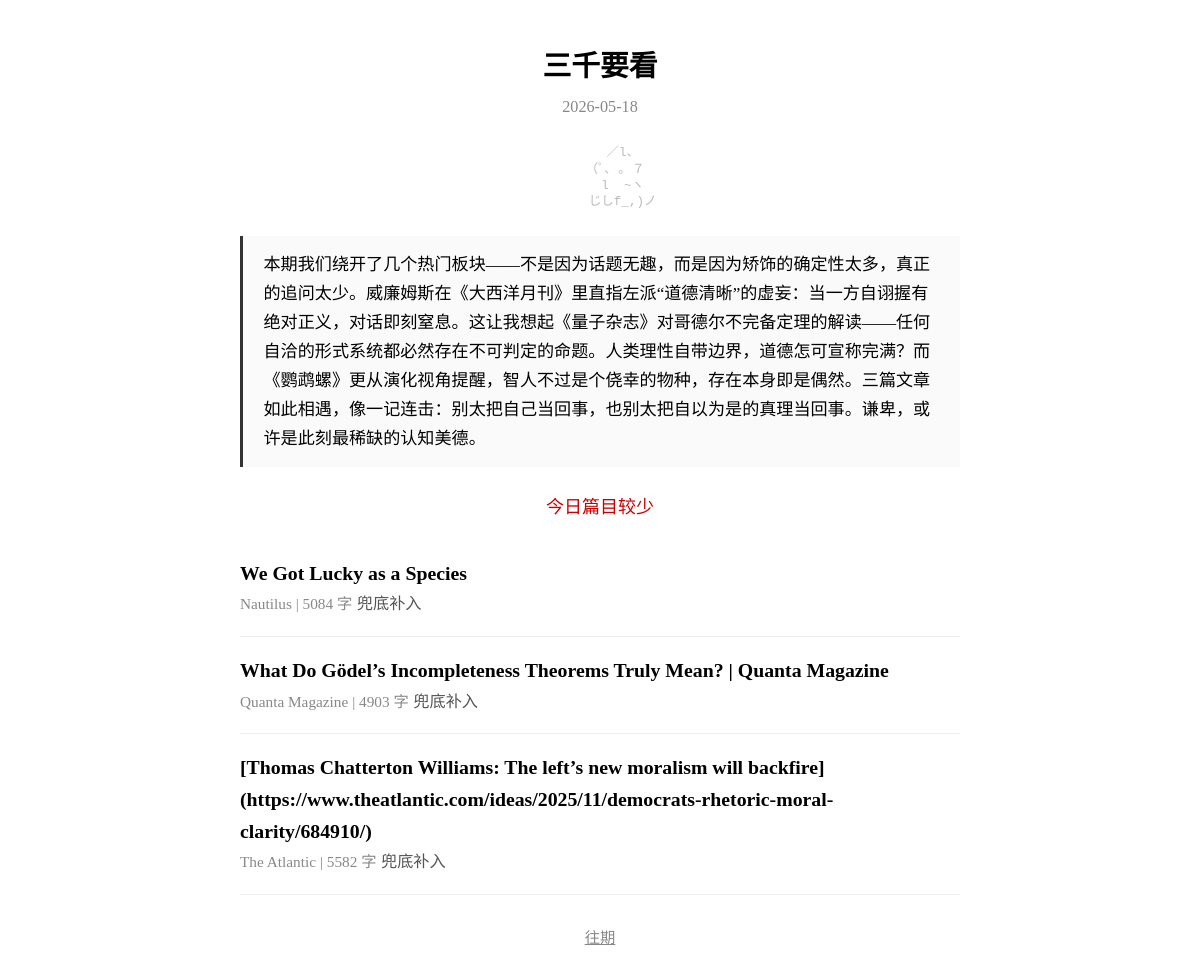
Before: / with the older database file.
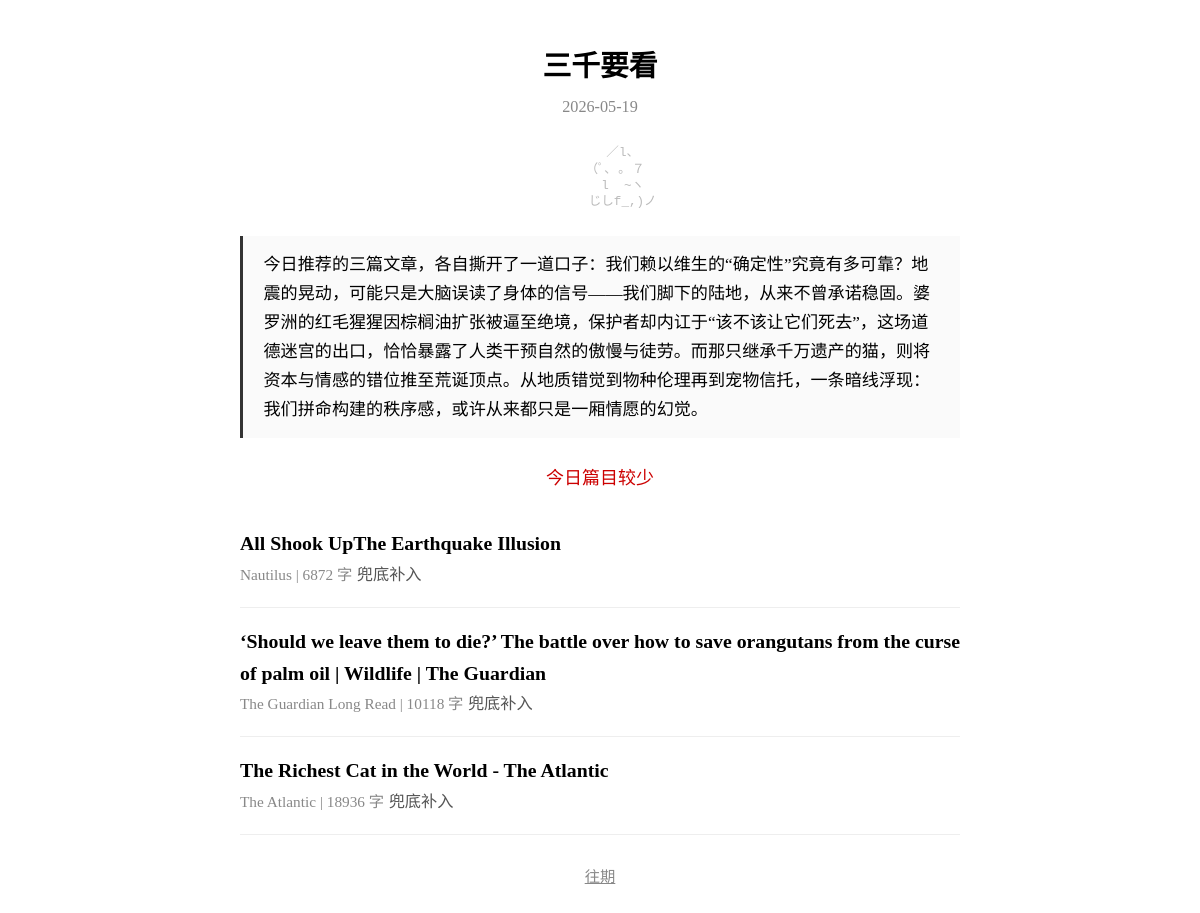
After: the same page with the newer database file.
### tables this page shows
CREATE TABLE issues (
            date TEXT PRIMARY KEY,
            articles TEXT NOT NULL DEFAULT '[]',
            editor_note TEXT NOT NULL DEFAULT '',
            stats TEXT NOT NULL DEFAULT '{}',
            epub_sent_at TEXT
        );

CREATE TABLE articles (
            id TEXT PRIMARY KEY,
            title_zh TEXT NOT NULL DEFAULT '',
            source TEXT NOT NULL DEFAULT '',
            source_url TEXT NOT NULL DEFAULT '',
            author TEXT NOT NULL DEFAULT '',
            summary_zh TEXT NOT NULL DEFAULT '',
            tags TEXT NOT NULL DEFAULT '[]',
            word_count_zh INTEGER NOT NULL DEFAULT 0,
            original_word_count INTEGER NOT NULL DEFAULT 0,
            translation_model TEXT NOT NULL DEFAULT '',
            prompt_version TEXT NOT NULL DEFAULT '',
            quality_score TEXT NOT NULL DEFAULT '{}',
            read_status TEXT NOT NULL DEFAULT 'unread',
            read_at TEXT,
            fetched_at TEXT NOT NULL DEFAULT ''
        , section_id TEXT NOT NULL DEFAULT '', has_spoiler INTEGER NOT NULL DEFAULT 0, topic_keywords TEXT NOT NULL DEFAULT '[]');

### server.py (the view)
@app.get("/", response_class=HTMLResponse)
async def index():
    latest_date = get_latest_issue_date()
    today_str = date.today().isoformat()
    if not latest_date:
        template = env.get_template("index.html")
        return template.render(issue=None, articles=[], today=today_str)
    issue = get_issue(latest_date)
    if not issue:
        template = env.get_template("index.html")
        return template.render(issue=None, articles=[], today=today_str)
    article_ids = issue.get("articles", [])
    articles = get_articles_by_ids(article_ids)
    template = env.get_template("index.html")
    return template.render(issue=issue, articles=articles, today=latest_date)

### templates/index.html (shortened to what this page needs)
<!DOCTYPE html>
<html lang="zh-CN">
<head>
</head>
<body>
{% if issue %}
<h1>三千要看</h1>
<div class="date">{{ today }}</div>
<pre class="cat-art">
      ／l、
    （ﾟ､ ｡ ７
      l  ~ヽ
      じしf_,)ノ
</pre>
<div class="editor-note">
{{ issue.editor_note | e }}
</div>
{% if issue.stats.get('fallback_note') %}
<p style="color:#c00;text-align:center">{{ issue.stats.fallback_note }}</p>
{% endif %}
<ul class="article-list">
{% for a in articles %}
<li class="article-item">
  <a href="/article/{{ a.id }}">
    <span class="title">{{ a.title_zh or a.id }}</span>
    <span class="meta">{{ a.source }} | {{ a.word_count_zh }} 字</span>
    <span class="summary">{{ a.summary_zh }}</span>
  </a>
</li>
{% endfor %}
</ul>
{% endif %}
<div class="footer">
  <a href="/archive">往期</a>
</div>
</body>
</html>

### templates/index.html (style rules this page uses)
body { max-width:720px;margin:0 auto;padding:24px 18px;background:#fff;color:#000;font-size:18px;line-height:1.6;font-family:serif }
h1 { text-align:center;font-size:1.6em;margin-bottom:.2em }
.date { text-align:center;color:#888;font-size:.9em;margin-bottom:1.5em }
.editor-note { border-left:3px solid #333;padding:.8em 1.2em;margin:1.5em 0;background:#fafafa;font-size:.95em;line-height:1.7 }
.article-list { list-style:none;padding:0 }
.article-item { padding:1em 0;border-bottom:1px solid #eee }
.article-item a { text-decoration:none;color:#000 }
.article-item .title { font-size:1.1em;font-weight:bold;display:block }
.article-item .meta { color:#888;font-size:.85em;margin-top:.3em }
.article-item .summary { color:#555;font-size:.9em;margin-top:.4em;line-height:1.5 }
.footer { text-align:center;margin-top:2em;font-size:.85em }
.footer a { color:#888 }
.cat-art { text-align:center;color:#bbb;font-size:.7em;line-height:1.3;margin:1em 0 }

Changed rows visible on the page:
removed issues: date "2026-05-18", editor_note "本期我们绕开了几个热门板块——不是因为话题无趣，而是因为矫饰的确定性太多，真正的追问太少。威廉姆斯在《大西洋月刊》里直指左派“道德清晰”的虚妄：当一方自诩握有绝对正义，对话即刻窒息。这让我想起《量子杂志》对哥德尔不完备定理的解读——任何自洽的形式系统都必然存在不可判定的命题。人类理性自带边界，道德怎可宣称完满？而《鹦鹉螺》更从演化视角提醒，智人不过是个侥幸的物种，存在本身即是偶然。三篇文章如此相遇，像一记连击：别太把自己当回事，也别太把自以为是的真理当回事。谦卑，或许是此刻最稀缺的认知美德。"
removed articles: title_zh "We Got Lucky as a Species", source "Nautilus", word_count_zh "5084", summary_zh "兜底补入"
removed articles: title_zh "What Do Gödel’s Incompleteness Theorems Truly Mean? | Quanta Magazine", source "Quanta Magazine", word_count_zh "4903", summary_zh "兜底补入"
removed articles: title_zh "[Thomas Chatterton Williams: The left’s new moralism will backfire](https://www.theatlantic.com/ideas/2025/11/democrats-rhetoric-moral-clarity/684910/)", source "The Atlantic", word_count_zh "5582", summary_zh "兜底补入"
added issues: date "2026-05-19", editor_note "今日推荐的三篇文章，各自撕开了一道口子：我们赖以维生的“确定性”究竟有多可靠？地震的晃动，可能只是大脑误读了身体的信号——我们脚下的陆地，从来不曾承诺稳固。婆罗洲的红毛猩猩因棕榈油扩张被逼至绝境，保护者却内讧于“该不该让它们死去”，这场道德迷宫的出口，恰恰暴露了人类干预自然的傲慢与徒劳。而那只继承千万遗产的猫，则将资本与情感的错位推至荒诞顶点。从地质错觉到物种伦理再到宠物信托，一条暗线浮现：我们拼命构建的秩序感，或许从来都只是一厢情愿的幻觉。"
added articles: title_zh "All Shook UpThe Earthquake Illusion", source "Nautilus", word_count_zh "6872", summary_zh "兜底补入"
added articles: title_zh "‘Should we leave them to die?’ The battle over how to save orangutans from the curse of palm oil | Wildlife | The Guardian", source "The Guardian Long Read", word_count_zh "10118", summary_zh "兜底补入"
added articles: title_zh "The Richest Cat in the World - The Atlantic", source "The Atlantic", word_count_zh "18936", summary_zh "兜底补入"
